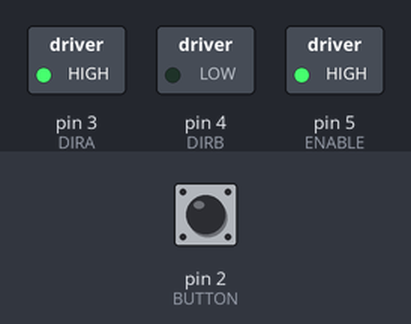
This sketch was run on a simulated Arduino Uno, built with avr-gcc and run on an emulated ATmega328P. Parts: switched loads named in the sketch (green lamp = pin HIGH). The inputs (shaded band) are chosen by the test bench; at power-on: pin 2 (BUTTON) LOW.

Above: at 1.2 s.
1.3 s: pin 2 (BUTTON) pulled HIGH for 0.15 s
At 1.37 s:
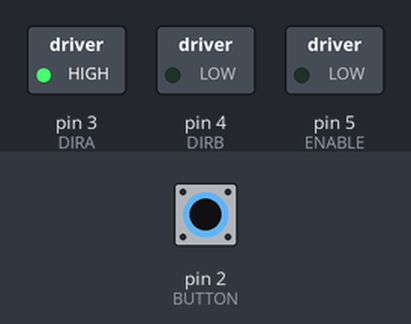
2.9 s: pin 2 (BUTTON) pulled HIGH for 3.2 s
At 7.2 s:
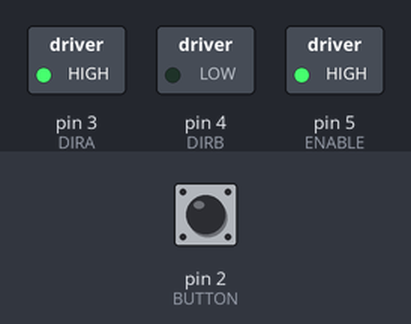
Timing chart, 0 to 8.7 s (numbered marks = the images above; inputs shaded):
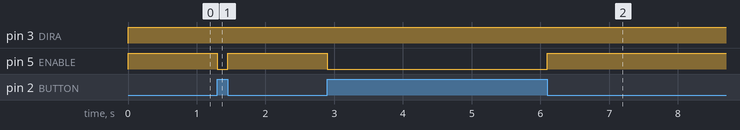

The sketch:

Day_3_Code_Fan_Sailboat_Testing.ino
```cpp
// Prerequisite: Motor and L293D chip must already be wired to the Arduino

// This code can be used to test how well your fan blows your sailboat
// The fan will spin when the button is pressed.
// The fan direction and speed can be adjusted in the code below.
// Look for comments indicating where to adjust these.

#define ENABLE  5
#define DIRA    3
#define DIRB    4

#define BUTTON  2

void setup(){
    // Set pin directions
    pinMode(ENABLE, OUTPUT);
    pinMode(DIRA, OUTPUT);
    pinMode(DIRB, OUTPUT);
    pinMode(BUTTON, INPUT);
}

void loop(){
    // Change direction by swapping "DIRA" and "DIRB" in the following two lines
    digitalWrite(DIRA, HIGH);
    digitalWrite(DIRB, LOW);
    if( digitalRead(BUTTON) ){      // If button is not pressed
        digitalWrite(ENABLE, LOW);  // Turn fan off
    }
    else{                           // If button is pressed
        analogWrite(ENABLE, 255);   // Turn fan and set speed
                                    // Speed can be set between 0-255
                                    // 0 is the slowest and 255 is the fastest
    }
}
```

Measured:
- after the input at 1.3 s, pin 5 (ENABLE): HIGH → LOW at once, → HIGH 0.15 s later
- after the input at 2.9 s, pin 5 (ENABLE): HIGH → LOW at once, → HIGH 3.2 s later
